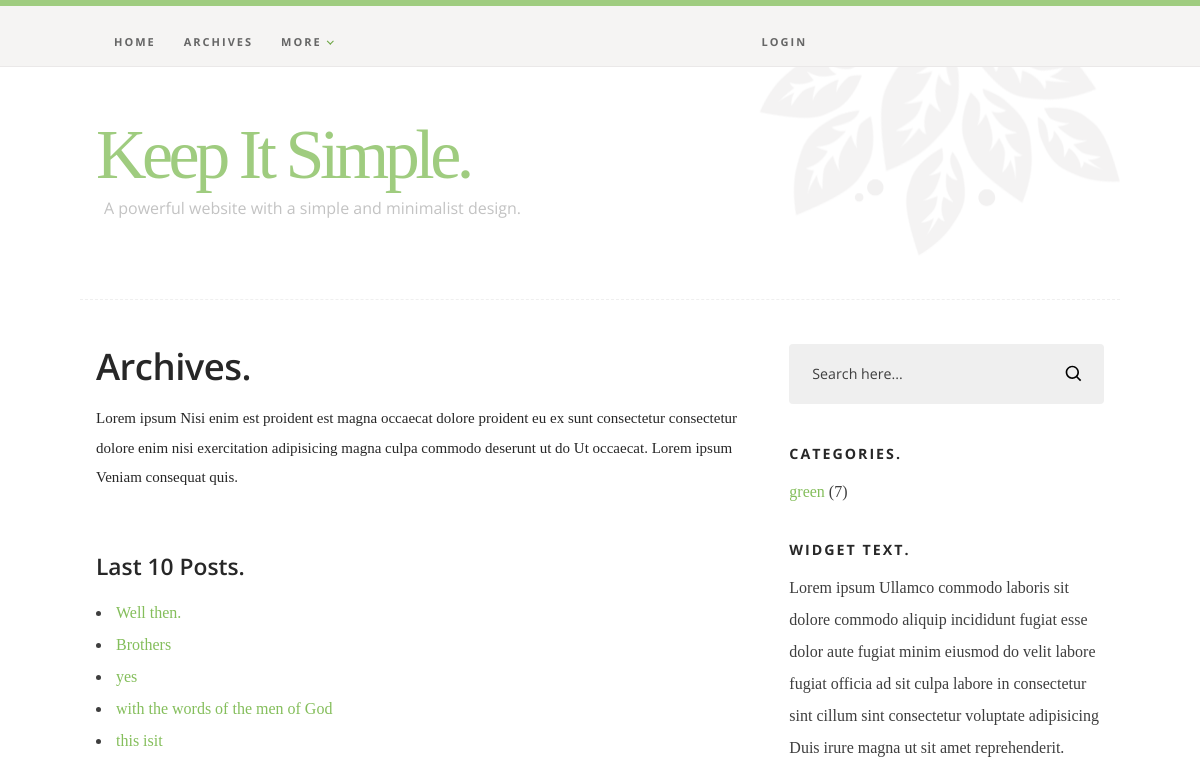
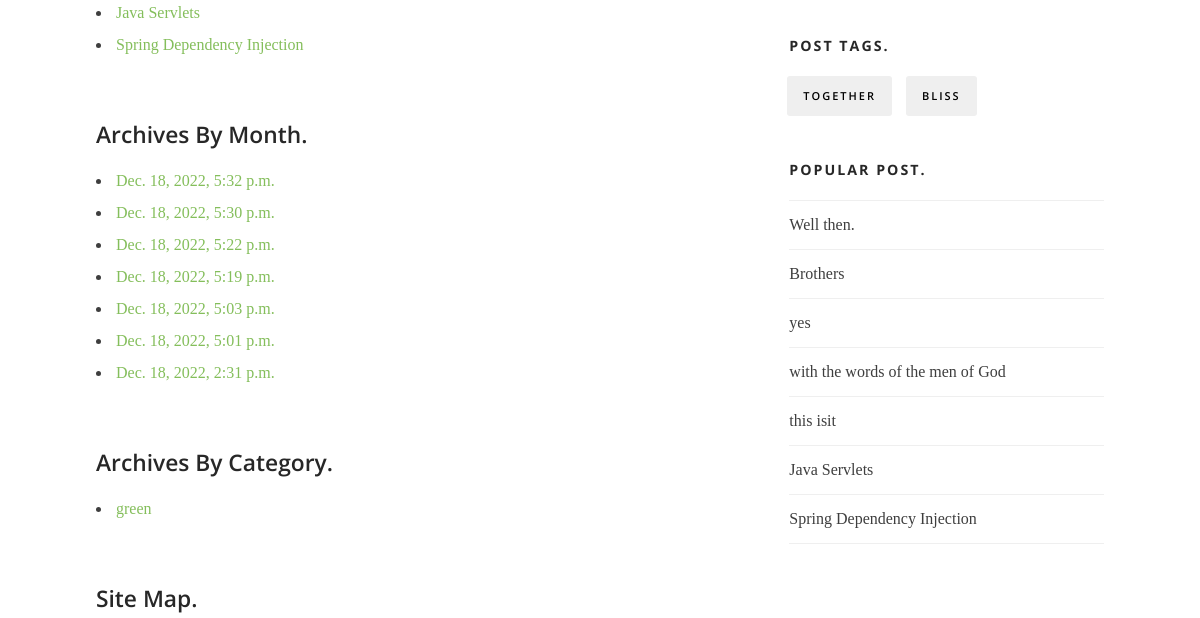
Page /archives (upper part) on the earlier database version (2 pictures, top to bottom).
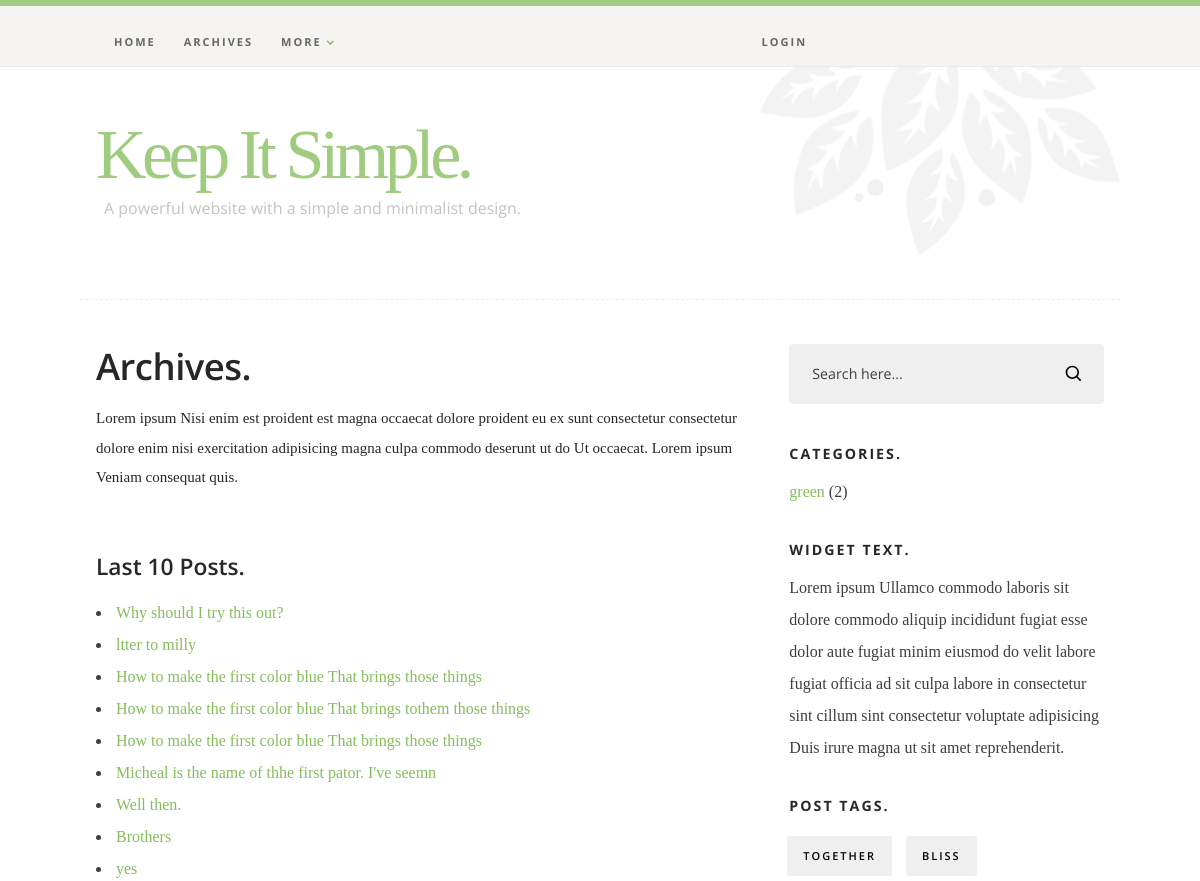
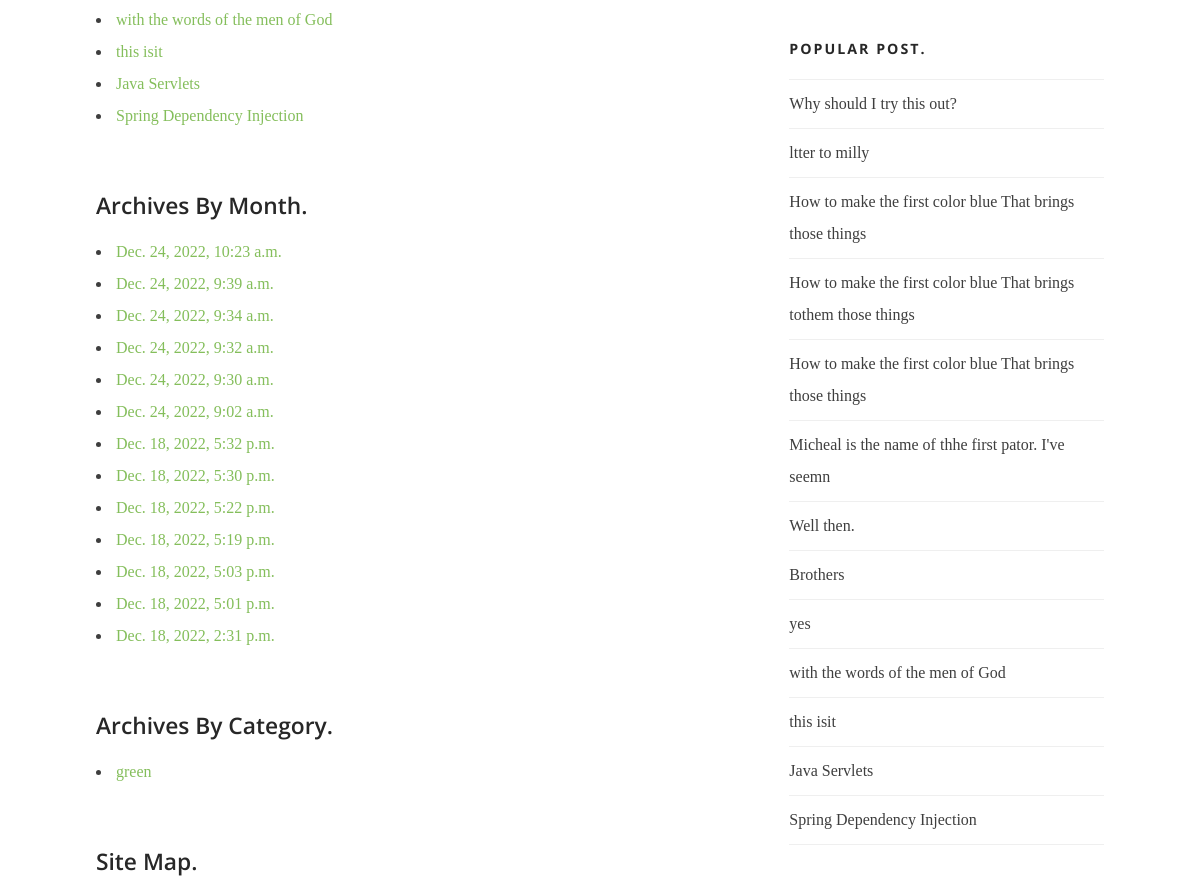
Same page on the later database version (2 pictures, top to bottom).
### blog/models.py (models this page shows, shortened)
class Post(models.Model):
    post_title = models.CharField(max_length=100)
    post_body = RichTextUploadingField()
    cover = models.ImageField(upload_to='images', blank=True)
    category = models.ForeignKey(Categories, related_name='categories', on_delete=models.CASCADE)
    author = models.ForeignKey(User,related_name= "author", null=True, blank=True, on_delete=models.CASCADE)
    tags = models.ManyToManyField(Tags, related_name = 'tags')
    post_date = models.DateTimeField(auto_now_add=True)
    slug = models.SlugField(null = True, blank = True, unique = True)
    status = models.BooleanField('Tick to publish post.', default = True)
    published = PublishedPostManager()
    objects = models.Manager()
    class Meta:
        verbose_name = ("Post")
        verbose_name_plural = ("Posts")
    def get_absolute_url(self):
        return reverse("blog_single", args=[self.post_date.strftime('%Y'), self.post_date.strftime('%m'),
        self.post_date.strftime('%d'), self.slug])

class Categories(models.Model):
    category = models.CharField(max_length=50)
    class Meta:
        verbose_name = ("Categories")
        verbose_name_plural = ("Categories")

class Tags(models.Model):
    tag_name = models.CharField(max_length=50)
    class Meta:
        verbose_name = ("Tags")
        verbose_name_plural = ("Tags")

### blog/views.py (the view)
# urls.py: path('archives', views.archives, name = "archives"),
def archives(request):
    post = Post.objects.all().order_by('-post_date')
    category = Categories.objects.all()
    return render(request, 'blog/archives.html', {'posts': post, 'cat': category})

### blog/context_processors.py (called while the page is built)
def context_process(request):
    tags = Tags.objects.all()
    categories = Categories.objects.all()
    posts = Post.published.all
    user = request.user
    thumb_list = [1, 2, 3, 4, 5, 6, 7, 8]
    social_links = [{'facebook':'https://www.facebook.com/tobidada940'}, {'youtube': 'https://www.youtube.com/codingwithmitch'}, {'telegram': 'https://www.telegram.org/tobbs101'},
            {'twitter':'https://www.twitter.com/tobidada14'}, {'vimeo': 'https://www.facebook.com/tobidada940'}, {'linkedin': 'https://www.twitter.com/tobidada14'},
            {'instagram': 'https://www.telegram.org/tobbs101'}]
    return {'mytags': tags, 'categories': categories, 'posts': posts, 'user': user, 'thumbs': thumb_list, 'social_links': social_links}

### blog/models.py (called while the page is built)
    def get_queryset(self):
        return super().get_queryset().filter(status = True)

### blog/templates/blog/archives.html (shortened to what this page needs)
{% extends 'blog/base.html' %}
{% load static %}
    {% block content %}
    <div class="s-content">
        <div class="row">
            <div id="main" class="s-content__main large-8 column">
                <section class="page-content">
                    <h2 class="page-content__title h1">Archives.</h2>
                    <p class="lead">
                    Lorem ipsum Nisi enim est proident est magna occaecat dolore
                    proident eu ex sunt consectetur consectetur dolore enim nisi exercitation
                    adipisicing magna culpa commodo deserunt ut do Ut occaecat. Lorem ipsum Veniam
                    consequat quis.
                    </p>
                    <h4>Last 10 Posts.</h4>
                    <ul>
                        {% for post in posts %}
                        <li><a href="{{post.get_absolute_url }}">{{post.post_title}}</a></li>
                        {% endfor %}
                    </ul>
                    <h4>Archives By Month.</h4>
                    <ul>
                        {% for p in posts %}
                        <li><a href="#0">{{p.post_date}}</a></li>
                        {% endfor %}
                    </ul>
                    <h4>Archives By Category.</h4>
                    <ul>
                        {% for c in cat %}
                        <li><a href="#0">{{c.category}}</a></li>
                        {% endfor %}
                    </ul>
                    <h4>Site Map.</h4>
                </section>
           </div>
           {% include 'blog/sidebar.html' %}
       </div>
   </div>
{% endblock content%}

### blog/templates/blog/sidebar.html (shortened to what this page needs)
{% load static %}
<!DOCTYPE html>
<html class="no-js" lang="en">
<head>
    <link rel="stylesheet" href="{% static 'css/base.css' %}">
    <link rel="stylesheet" href="{% static 'css/main.css' %}">
</head>
<body>
<div id="sidebar" class="s-content__sidebar large-4 column">
    <div class="widget widget--search">
       <form action="{% url 'process_search' %}">
          <input type="text" name="searchbox" value="Search here..." onblur="if(this.value == '') { this.value = 'Search here...'; }" onfocus="if (this.value == 'Search here...') { this.value = ''; }" class="text-search">
          <input type="submit" value="" class="submit-search">
       </form>
    </div>
    <div class="widget widget--categories">
        <h3 class="h6">Categories.</h3>
        <ul>
            {% for category in categories %}
             <li><a href="{% url 'postlist' category.category %}" title="">{{category.category}}</a> ({{category.categories.count}})</li>
             {% endfor %}
         </ul>
     </div>
     <div class="widget widget_text group">
         <h3 class="h6">Widget Text.</h3>
         <p>
         Lorem ipsum Ullamco commodo laboris sit dolore commodo aliquip incididunt fugiat esse dolor
         aute fugiat minim eiusmod do velit labore fugiat officia ad sit culpa labore in consectetur
         sint cillum sint consectetur voluptate adipisicing Duis irure magna ut sit amet reprehenderit.
         </p>
     </div>
     <div class="widget widget_tags">
         <h3 class="h6">Post Tags.</h3>
         <div class="tagcloud group">
             {% for mtag in mytags %}
             <a href="{% url 'tagposts' mtag.tag_name %}">{{mtag.tag_name}}</a>
             {% endfor %}
         </div>
     </div>
     <div class="widget widget_popular">
         <h3 class="h6">Popular Post.</h3>
         <ul class="link-list">
             {% for p in posts %}
             <li><a href="{{p.get_absolute_url}}">{{p.post_title}}</a></li>
             {% endfor %}
         </ul>
     </div>
</div>
</body>

Differences in the rows shown:
added Post: post_title "Why should I try this out?", post_date "Dec. 24, 2022, 10:23 a.m."
added Post: post_title "ltter to milly", post_date "Dec. 24, 2022, 9:39 a.m."
added Post: post_title "How to make the first color blue That brings those things", post_date "Dec. 24, 2022, 9:34 a.m."
added Post: post_title "How to make the first color blue That brings tothem those things", post_date "Dec. 24, 2022, 9:32 a.m."
added Post: post_title "How to make the first color blue That brings those things", post_date "Dec. 24, 2022, 9:30 a.m."
added Post: post_title "Micheal is the name of thhe first pator. I've seemn", post_date "Dec. 24, 2022, 9:02 a.m."
computed for Categories "green": categories.count "7" → "2"
